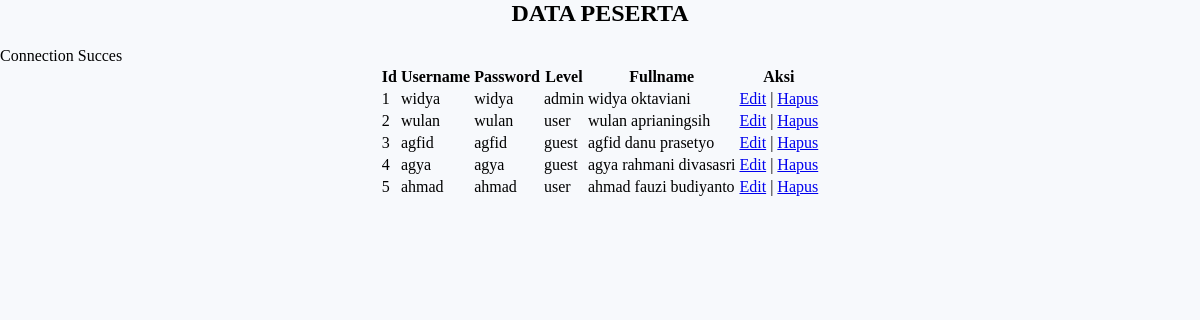
The app's page /index_aksi.php with its own data.
### tables this page shows
CREATE TABLE `okta` (
  `id` int(10) NOT NULL,
  `username` varchar(255) NOT NULL,
  `password` varchar(255) NOT NULL,
  `level` enum('admin','user','guest') NOT NULL,
  `fullname` varchar(255) NOT NULL
);

### index_aksi.php (the view, shortened to what this page needs)
<html>
<head>
  <link rel="stylesheet" href="edit.css">
</head>
<body>
  <div class="container">
  	<h2><center>DATA PESERTA</center></h2>
  	<table class="tabel" align="center">
  <tr>
  	<th>Id</th>
  	<th>Username</th>
  	<th>Password</th>
  	<th>Level</th>
  	<th>Fullname</th>
    <th>Aksi</th>
  </tr></div>
  <?php
  include('koneksi.php');
  $sql_tampil ="SELECT * FROM okta";
  $peserta=mysqli_query($conn,$sql_tampil);
  while($baris_data=mysqli_fetch_array($peserta,MYSQLI_ASSOC)){
    ?>
  	<tr>
      <td><?php echo $baris_data['id']; ?></td>
      <td><?php echo $baris_data['username']; ?></td>
      <td><?php echo $baris_data['password']; ?></td>
      <td><?php echo $baris_data['level']; ?></td>
      <td><?php echo $baris_data['fullname']; ?></td>
      <td>
			<a class="edit" href="editt.php?id=<?php echo $baris_data['id']; ?>">Edit</a> |
			<a class="hapus" href="del.php?id=<?php echo $baris_data['id']; ?>">Hapus</a>
		  </td>
  	</tr>
<?php } ?>
</body>
</html>

### koneksi.php (shortened to what this page needs)
<?php
echo "Connection Succes <br>";
?>

### edit.css (style rules this page uses)
body { margin: 0; padding: 0; background-color: #f7f9fc; }

### records on screen
okta: id "1", username "widya", password "widya", level "admin", fullname "widya oktaviani"
okta: id "2", username "wulan", password "wulan", level "user", fullname "wulan aprianingsih"
okta: id "3", username "agfid", password "agfid", level "guest", fullname "agfid danu prasetyo"
okta: id "4", username "agya", password "agya", level "guest", fullname "agya rahmani divasasri"
okta: id "5", username "ahmad", password "ahmad", level "user", fullname "ahmad fauzi budiyanto"
